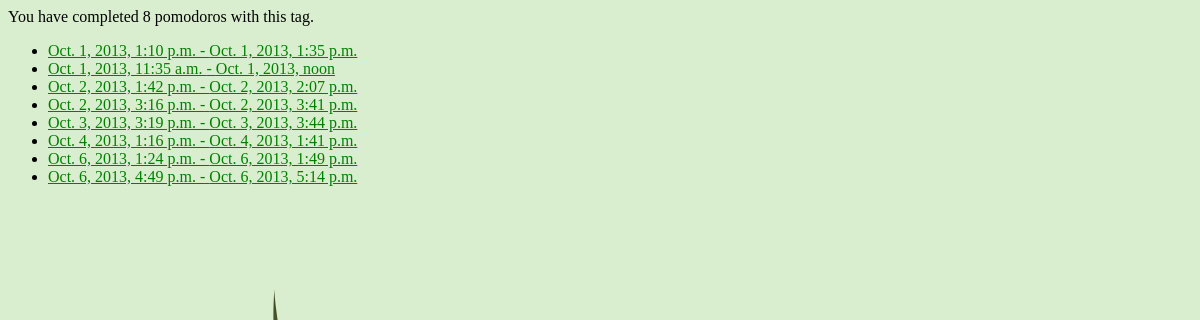
The page /pymodoro/tag/hola/ (signed in) on the database as committed earlier.
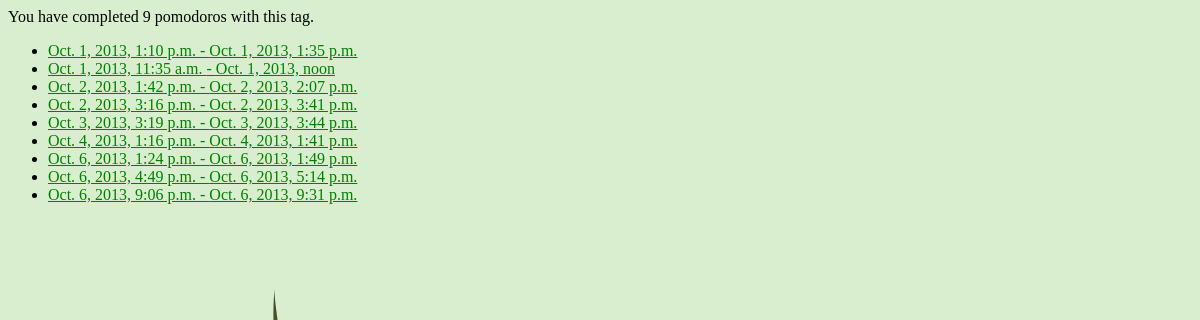
The same page on the database as committed later.
### Pymodoro/models.py (models this page shows, shortened)
class Pomodoro(models.Model):
    user = models.ForeignKey(User)
    tag = models.CharField(max_length=200)
    end_time = models.DateTimeField("end time")
    def init_time(self):
        return self.end_time - datetime.timedelta(minutes=25)
    def is_from_today(self):
        return self.end_time.date() == datetime.date.today()
    is_from_today.admin_order_field = 'end_time'
    is_from_today.boolean = True
    is_from_today.short_description = 'is from today?'

### Pymodoro/views.py (the view)
# urls.py: url(r'^tag/(?P<tag>[A-Za-zÁ-Úá-ú]*)/$', views.tag, name='tag'),
def tag(request, tag):
    pomodoro_list = get_list_or_404(Pomodoro, user=request.user, tag=tag)
    return render(request, 'Pymodoro/tag.html', {'pomodoro_list': pomodoro_list})

### Pymodoro/templates/Pymodoro/tag.html (shortened to what this page needs)
{% load staticfiles %}
<link rel="stylesheet" type="text/css" href="{% static 'Pymodoro/style.css' %}" />
{% if pomodoro_list %}
    <p>
        You have completed {{ pomodoro_list|length }} pomodoro{{ pomodoro_list|length|pluralize }} with this tag.
    </p>
    <ul>
    {% for pomodoro in pomodoro_list %}
        <li><a href="{% url 'Pymodoro:detail' pomodoro.id %}">{{ pomodoro.init_time }} - {{ pomodoro.end_time }}</a></li>
    {% endfor %}
    </ul>
{% endif %}

Rows that differ between the two databases and show on the page:
added Pomodoro: init_time "Oct. 6, 2013, 9:06 p.m.", end_time "Oct. 6, 2013, 9:31 p.m."
Other text that changed with them:
{{ pomodoro_list|length }}: "8" → "9"
